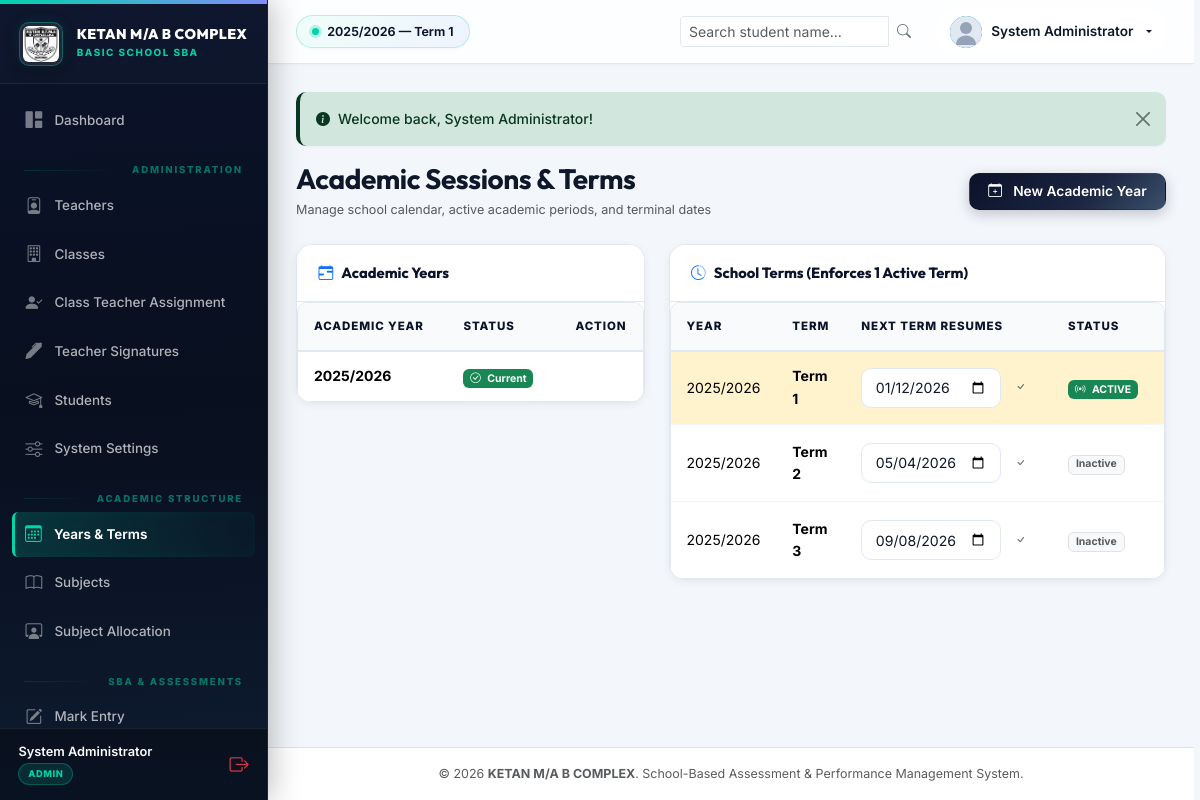
Page /academic_terms.php (signed in) on the committed database.
### tables this page shows
CREATE TABLE `academic_years` (
  `id` INT AUTO_INCREMENT PRIMARY KEY,
  `year_name` VARCHAR(30) NOT NULL UNIQUE,
  `is_active` TINYINT(1) NOT NULL DEFAULT 0,
  `start_date` DATE DEFAULT NULL,
  `end_date` DATE DEFAULT NULL,
  `created_at` TIMESTAMP DEFAULT CURRENT_TIMESTAMP,
  INDEX `idx_academic_years_active` (`is_active`)
);

CREATE TABLE `terms` (
  `id` INT AUTO_INCREMENT PRIMARY KEY,
  `academic_year_id` INT NOT NULL,
  `term_name` VARCHAR(30) NOT NULL,
  `is_active` TINYINT(1) NOT NULL DEFAULT 0,
  `next_term_start_date` DATE DEFAULT NULL,
  `created_at` TIMESTAMP DEFAULT CURRENT_TIMESTAMP,
  INDEX `idx_terms_active` (`is_active`),
  UNIQUE KEY `unique_term_per_year` (`academic_year_id`, `term_name`),
  FOREIGN KEY (`academic_year_id`) REFERENCES `academic_years` (`id`) ON DELETE CASCADE
);

### config/config.php (called while the page is built, shortened)
<?php
function url(string $path = ''): string
{
    $cleanPath = ltrim($path, '/');
    return rtrim(BASE_URL, '/') . ($cleanPath ? '/' . $cleanPath : '');
}
function asset(string $path = ''): string
{
    return url('assets/' . ltrim($path, '/'));
}
function getFlashes(): array
{
    $flashes = $_SESSION['flashes'] ?? [];
    return $flashes;
}
function getActiveAcademicYear(): ?array
{
    static $year = null;
    if ($year === null) {
        try {
            $db = getDB();
            if ($db instanceof PDO) {
                $stmt = $db->query("SELECT * FROM academic_years WHERE is_active = 1 LIMIT 1");
                $year = $stmt->fetch() ?: null;
            }
        } catch (Throwable $e) {
            $year = null;
        }
    }
    return $year;
}
function getActiveTerm(): ?array
{
    static $term = null;
    if ($term === null) {
        try {
            $db = getDB();
            if ($db instanceof PDO) {
                $stmt = $db->query("
                    SELECT t.*, y.year_name
                    FROM terms t
                    JOIN academic_years y ON t.academic_year_id = y.id
                    WHERE t.is_active = 1 AND y.is_active = 1
                    LIMIT 1
                ");
                $term = $stmt->fetch() ?: null;
            }
        } catch (Throwable $e) {
            $term = null;
        }
    }
    return $term;
}

### config/session.php (called while the page is built, shortened)
<?php
require_once __DIR__ . '/config.php';
function isLoggedIn(): bool {
    return !empty($_SESSION['user_id']) && !empty($_SESSION['user_role']);
}
function currentUser(): ?array {
    return [
        'id'        => $_SESSION['user_id'],
        'username'  => $_SESSION['user_username'] ?? '',
        'full_name' => $_SESSION['user_full_name'] ?? '',
        'email'     => $_SESSION['user_email'] ?? '',
        'role'      => $_SESSION['user_role'] ?? '',
        'phone'     => $_SESSION['user_phone'] ?? ''
    ];
}
function currentUserRole(): ?string {
    return $_SESSION['user_role'] ?? null;
}
function isAdmin(): bool {
    $role = strtolower(trim((string)currentUserRole()));
    return in_array($role, ['admin', 'headteacher', 'superadmin', 'super admin'], true);
}

### academic_terms.php (the view, shortened to what this page needs)
<?php
require_once __DIR__ . '/config/config.php';
require_once __DIR__ . '/config/session.php';
$db = getDB();
$years = $db->query("SELECT * FROM academic_years ORDER BY id DESC")->fetchAll();
$allTerms = $db->query("
    SELECT t.*, y.year_name, y.is_active as year_active
    FROM terms t
    JOIN academic_years y ON t.academic_year_id = y.id
    ORDER BY y.id DESC, t.id ASC
")->fetchAll();
require_once __DIR__ . '/includes/header.php';
require_once __DIR__ . '/includes/sidebar.php';
require_once __DIR__ . '/includes/navbar.php';
?>
<div class="d-flex justify-content-between align-items-center mb-4 flex-wrap gap-2">
    <div>
        <h2 class="h3 fw-bold mb-1" style="font-family: 'Outfit';">Academic Sessions & Terms</h2>
        <div class="text-muted small">Manage school calendar, active academic periods, and terminal dates</div>
    </div>
    <?php if (isAdmin()): ?>
        <button type="button" class="btn btn-primary-custom" data-bs-toggle="modal" data-bs-target="#addYearModal">
            <i class="bi bi-calendar-plus me-1"></i> New Academic Year
        </button>
    <?php endif; ?>
</div>
<div class="row g-4">
    <div class="col-lg-5">
        <div class="card-custom">
            <div class="card-header bg-white">
                <span><i class="bi bi-calendar-range text-primary me-2"></i>Academic Years</span>
            </div>
            <div class="table-responsive">
                <table class="table table-custom mb-0">
                    <thead>
                        <tr>
                            <th>Academic Year</th>
                            <th>Status</th>
                            <th class="text-end">Action</th>
                        </tr>
                    </thead>
                    <tbody>
                        <?php foreach ($years as $y): ?>
                            <tr>
                                <td><strong><?= htmlspecialchars($y['year_name']) ?></strong></td>
                                <td>
                                    <?php if ($y['is_active']): ?>
                                        <span class="badge bg-success"><i class="bi bi-check-circle me-1"></i> Current</span>
                                    <?php else: ?>
                                        <span class="badge bg-light text-muted border">Archived</span>
                                    <?php endif; ?>
                                </td>
                                <td class="text-end">
                                </td>
                            </tr>
                        <?php endforeach; ?>
                    </tbody>
                </table>
            </div>
        </div>
    </div>
    <div class="col-lg-7">
        <div class="card-custom">
            <div class="card-header bg-white">
                <span><i class="bi bi-clock-history text-primary me-2"></i>School Terms (Enforces 1 Active Term)</span>
            </div>
            <div class="table-responsive">
                <table class="table table-custom mb-0">
                    <thead>
                        <tr>
                            <th>Year</th>
                            <th>Term</th>
                            <th>Next Term Resumes</th>
                            <th>Status</th>
                            <th class="text-end">Actions</th>
                        </tr>
                    </thead>
                    <tbody>
                        <?php foreach ($allTerms as $t): ?>
                            <tr class="<?= $t['is_active'] ? 'table-warning bg-opacity-25' : '' ?>">
                                <td><?= htmlspecialchars($t['year_name']) ?></td>
                                <td><strong><?= htmlspecialchars($t['term_name']) ?></strong></td>
                                <td>
                                    <form method="POST" action="academic_terms.php" class="d-flex align-items-center gap-1">
                                        <input type="date" name="next_term_start_date" class="form-control form-control-sm" value="<?= htmlspecialchars($t['next_term_start_date'] ?? '') ?>" style="width: 140px;">
                                        <button type="submit" class="btn btn-sm btn-outline-secondary py-0 px-2" title="Save Date"><i class="bi bi-check"></i></button>
                                    </form>
                                </td>
                                <td>
                                    <?php if ($t['is_active']): ?>
                                        <span class="badge bg-success"><i class="bi bi-broadcast me-1"></i> ACTIVE</span>
                                    <?php else: ?>
                                        <span class="badge bg-light text-muted border">Inactive</span>
                                    <?php endif; ?>
                                </td>
                                <td class="text-end">
                                </td>
                            </tr>
                        <?php endforeach; ?>
                    </tbody>
                </table>
            </div>
        </div>
    </div>
</div>
<?php require_once __DIR__ . '/includes/footer.php'; ?>

### includes/navbar.php (shortened to what this page needs)
<?php
$user = currentUser();
$term = getActiveTerm();
$year = getActiveAcademicYear();
?>
<main class="app-main">
    <header class="app-topbar no-print">
        <div class="topbar-left">
            <?php if ($term && $year): ?>
                <div class="term-pill-badge" title="Current Academic Period">
                    <span class="term-pill-dot"></span>
                    <span><?= htmlspecialchars($year['year_name']) ?> — <?= htmlspecialchars($term['term_name']) ?></span>
                </div>
            <?php else: ?>
                <span class="badge bg-danger">No Active Academic Term</span>
            <?php endif; ?>
        </div>
        <div class="topbar-right">
            <form action="<?= url('students.php') ?>" method="GET" class="d-none d-md-flex align-items-center">
                <div class="input-group input-group-sm" style="width: 240px;">
                    <input type="text" name="q" class="form-control" placeholder="Search student name..." value="<?= htmlspecialchars($_GET['q'] ?? '') ?>">
                    <button class="btn btn-outline-secondary" type="submit"><i class="bi bi-search"></i></button>
                </div>
            </form>
            <div class="dropdown">
                <button class="user-profile-btn dropdown-toggle border-0" type="button" data-bs-toggle="dropdown" aria-expanded="false">
                    <img src="<?= asset('images/default-avatar.svg') ?>" alt="Avatar" class="user-avatar-sm">
                    <span class="d-none d-sm-inline font-weight-bold" style="font-size: 0.85rem; font-weight: 600;">
                        <?= htmlspecialchars($user['full_name'] ?? 'User') ?>
                    </span>
                </button>
            </div>
        </div>
    </header>
    <div class="app-content">
        <?php foreach (getFlashes() as $flash): ?>
            <div class="alert alert-<?= htmlspecialchars($flash['type']) ?> alert-dismissible fade show d-flex align-items-center gap-2 mb-3" role="alert">
                <i class="bi bi-info-circle-fill"></i>
                <div><?= htmlspecialchars($flash['message']) ?></div>
                <button type="button" class="btn-close" data-bs-dismiss="alert" aria-label="Close"></button>
            </div>
        <?php endforeach; ?>

### rows in the picture
academic_years: year_name "2025/2026", is_active 1 (drawn)
terms: term_name "Term 1", academic_year.year_name "2025/2026", next_term_start_date "01/12/2026", is_active 1 (drawn)
terms: academic_year.year_name "2025/2026", term_name "Term 2", next_term_start_date "05/04/2026", is_active "Inactive"
terms: academic_year.year_name "2025/2026", term_name "Term 3", next_term_start_date "09/08/2026", is_active "Inactive"

### other values in the picture
$user['full_name'] "System Administrator"
$role "ADMIN"
$flash['message'] "Welcome back, System Administrator!"
getSetting('school_name', 'KETAN M/A B COMPLEX') "KETAN M/A B COMPLEX"
